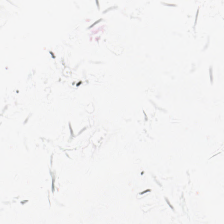
%> input picture data/organized/ADI/ADI_90.png, 224 x 224 px
$ octave --eval "result = segmentNuclei(imread('../data/organized/ADI/ADI_90.png'));"   (GNU Octave 9; MATLAB toolbox functions it lacks are replaced by stand-ins)
%> lines starting %> are read from the running program, lines starting %| are printed output that depends on the picture; in (x1, y1, x2, y2) boxes, pixels count from 0 and x2, y2 are one past the last pixel; in counts of white or black regions, pixels touching at a corner belong together; the program's own positions count from 1
function [overlayImg, mask, detections] = segmentNuclei(img, className)
% SEGMENTNUCLEI  Heuristic nuclei/dark-region segmentation with per-blob
% classification into MALIGNANT / SUSPICIOUS / BENIGN labels, based on
% morphological features of each detected region.
%
%   [overlayImg, mask, detections] = segmentNuclei(img, className)
%
%   detections  -- struct array with fields:
%       .bbox    [x y w h]
%       .label   'MALIGNANT' | 'SUSPICIOUS' | 'BENIGN'
%       .conf_d  detection confidence  (d)
%       .conf_y  classification confidence (y)
%       .R2      shape quality score
%
%   IMPORTANT: This is NOT a trained object detector. Classification is a
%   heuristic based on nucleus area, eccentricity, and solidity.

if nargin < 2; className = ''; end

img = im2uint8(img);
%> img is the input picture: size 224x224x3 uint8; mean R, G, B 242.8, 242.6, 242.9
labImg = rgb2lab(im2double(img));
%> labImg: size 224x224x3 double; mean of channels 1, 2, 3 95.7, 0.1, -0.1
aChan  = labImg(:,:,2);   % 'a' channel: hematoxylin skews positive/magenta
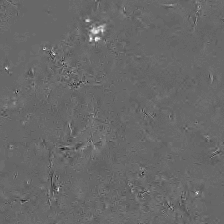
%> aChan: size 224x224 double; min -8.74, max 12.81, mean 0.125; drawn with min black and max white
L      = labImg(:,:,1);   % lightness

%% -- Segmentation ---------------------------------------------------------
darkMask  = L < (mean(L(:)) - 0.5*std(L(:)));
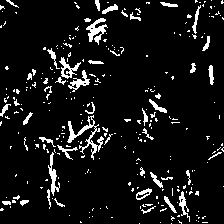
%> darkMask: size 224x224 logical; 8.1% white in thin lines or dots
colorMask = aChan > prctile(aChan(:), 70);
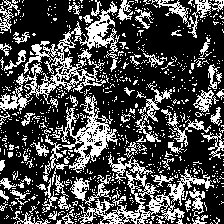
%> colorMask: size 224x224 logical; 29.7% white in thin lines or dots
mask = darkMask & colorMask;
%> mask: size 224x224 logical; 5.1% white in thin lines or dots
mask = bwareaopen(mask, 15);
%> mask: size 224x224 logical; 3% white in thin lines or dots, all inside (x1, y1, x2, y2) = (3, 0, 213, 210)
mask = imclose(mask, strel('disk', 1));
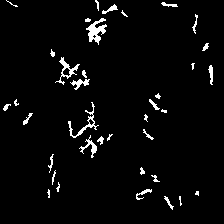
%> mask: size 224x224 logical; 3.4% white in thin lines or dots, all inside (x1, y1, x2, y2) = (3, 0, 213, 210)
mask = imfill(mask, 'holes');
%> mask: size 224x224 logical; 3.5% white; 37 white regions (12 under 20 px)

%% -- Per-region morphological properties ----------------------------------
props = regionprops(mask, 'BoundingBox', 'Area', 'Eccentricity', ...
                          'Solidity', 'MajorAxisLength', 'MinorAxisLength');
%> props = 37 regions; largest, box (x1, y1, x2, y2), Area, MajorAxisLength, MinorAxisLength, Eccentricity and Solidity: (86, 18, 107, 45) 259 25.78 17.34 0.74 0.673, (55, 57, 80, 85) 201 24.78 19.53 0.616 0.444, (68, 102, 99, 138) 196 42.49 22.28 0.852 0.28

%% -- Class prior: TUM/LYM/MUC => more likely malignant --------------------
malignantClasses  = {'TUM', 'LYM', 'MUC'};
suspiciousClasses = {'NOR', 'DEB'};

rng(42);   % reproducible confidence jitter
detections = struct('bbox', {}, 'label', {}, 'conf_d', {}, 'conf_y', {}, 'R2', {});

for k = 1:numel(props)
    bb  = props(k).BoundingBox;   % [x y w h]
    ar  = props(k).Area;
    ecc = props(k).Eccentricity;  % 0=circle, 1=line
    sol = props(k).Solidity;      % 1=convex, <1=irregular

    % Morphological score: large, irregular => malignant
    morphScore = (ar / 2000) * 0.40 + ecc * 0.35 + (1 - sol) * 0.25;
    morphScore = min(max(morphScore, 0), 1);

    % Apply class prior
    if ismember(className, malignantClasses)
        morphScore = min(morphScore + 0.30, 1);
    elseif ismember(className, suspiciousClasses)
        morphScore = min(morphScore + 0.10, 1);
    else
        morphScore = max(morphScore - 0.10, 0);
    end

    % Assign label
    if morphScore > 0.55
        label = 'MALIGNANT';
    elseif morphScore > 0.30
        label = 'SUSPICIOUS';
    else
        label = 'BENIGN';
    end

    % Confidence scores with small deterministic jitter
    jitter = 0.02 * randn(1, 3);
    conf_d = min(max(0.55 + morphScore * 0.40 + jitter(1), 0.50), 0.99);
    conf_y = min(max(0.50 + morphScore * 0.45 + jitter(2), 0.50), 0.99);
    R2val  = min(max(0.65 + (1-ecc)*0.20 + sol*0.10 + jitter(3), 0.50), 0.95);

    detections(end+1) = struct( ...
        'bbox',   bb, ...
        'label',  label, ...
        'conf_d', conf_d, ...
        'conf_y', conf_y, ...
        'R2',     R2val);
end
%> this loop made 37 passes
%> (bb, ar, ecc, sol, morphScore, label, conf_d, conf_y) on passes 1 to 9: ([3.5 104.5 8 7], 29, 0.885, 0.853, 0.252, 'BENIGN', 0.651, 0.604), ([6.5 0.5 12 7], 16, 0.991, 0.571, 0.357, 'SUSPICIOUS', 0.718, 0.637), ([14.5 99.5 5 7], 18, 0.769, 0.692, 0.25, 'BENIGN', 0.666, 0.639), ([23.5 113.5 10 12], 41, 0.971, 0.719, 0.318, 'SUSPICIOUS', 0.697, 0.638), ([47.5 189.5 3 9], 17, 0.964, 0.81, 0.288, 'BENIGN', 0.632, 0.627), ([48.5 154.5 6 19], 38, 0.981, 0.559, 0.361, 'SUSPICIOUS', 0.712, 0.716), ([50.5 49.5 5 8], 23, 0.808, 0.821, 0.232, 'BENIGN', 0.636, 0.604), ([52.5 170.5 4 15], 25, 0.988, 0.735, 0.317, 'SUSPICIOUS', 0.707, 0.654), ([55.5 57.5 25 28], 201, 0.616, 0.444, 0.295, 'BENIGN', 0.652, 0.606)
%> after the loop, detections = 37 items; first 5, bbox, conf_d, conf_y and R2: [3.5 104.5 8 7] 0.651 0.604 0.744, [6.5 0.5 12 7] 0.718 0.637 0.692, [14.5 99.5 5 7] 0.666 0.639 0.742, [23.5 113.5 10 12] 0.697 0.638 0.715, [47.5 189.5 3 9] 0.632 0.627 0.732

%% -- Build overlay image (original red-boundary overlay) ------------------
overlayImg = img;
boundaries = bwperim(mask);
boundaries = imdilate(boundaries, strel('disk',1));
%> boundaries: size 224x224 logical; 5.8% white; 35 white regions, largest, box (x1, y1, x2, y2) and area: (67, 101, 100, 139) 331, (85, 17, 108, 46) 277, (54, 56, 81, 86) 247
redCh   = overlayImg(:,:,1);
greenCh = overlayImg(:,:,2);
blueCh  = overlayImg(:,:,3);
redCh(boundaries)   = 255;
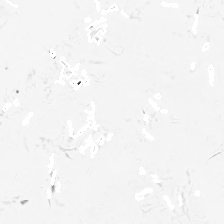
%> redCh: size 224x224 uint8; min 47, max 255, mean 244.2
greenCh(boundaries) = 0;
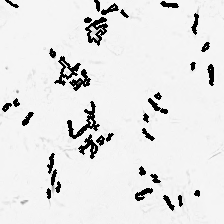
%> greenCh: size 224x224 uint8; min 0, max 249, mean 229.2
blueCh(boundaries)  = 0;
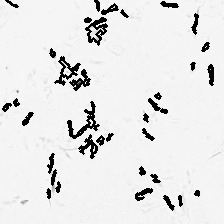
%> blueCh: size 224x224 uint8; min 0, max 251, mean 229.3
overlayImg = cat(3, redCh, greenCh, blueCh);
%> overlayImg: size 224x224x3 uint8; mean of channels 1, 2, 3 244.2, 229.2, 229.3
end
